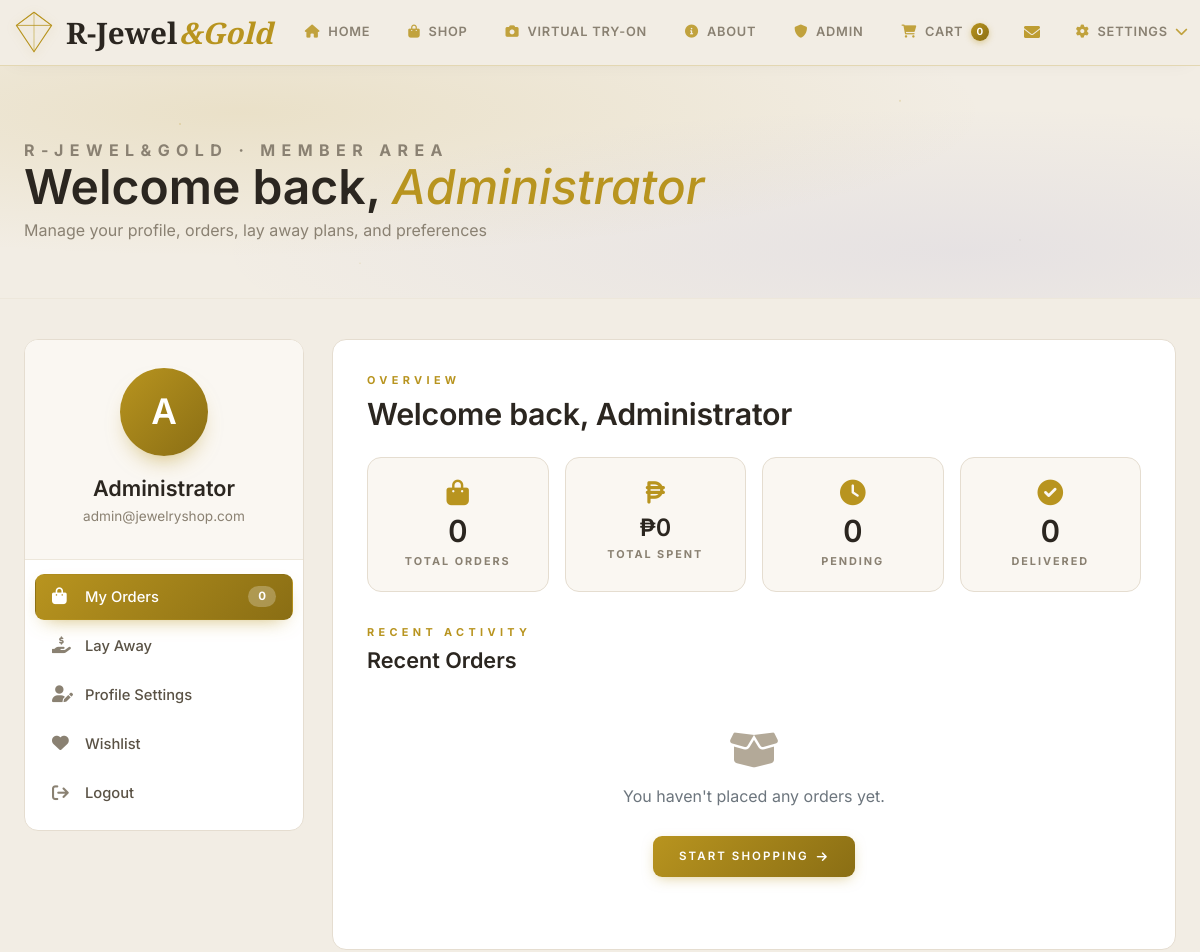
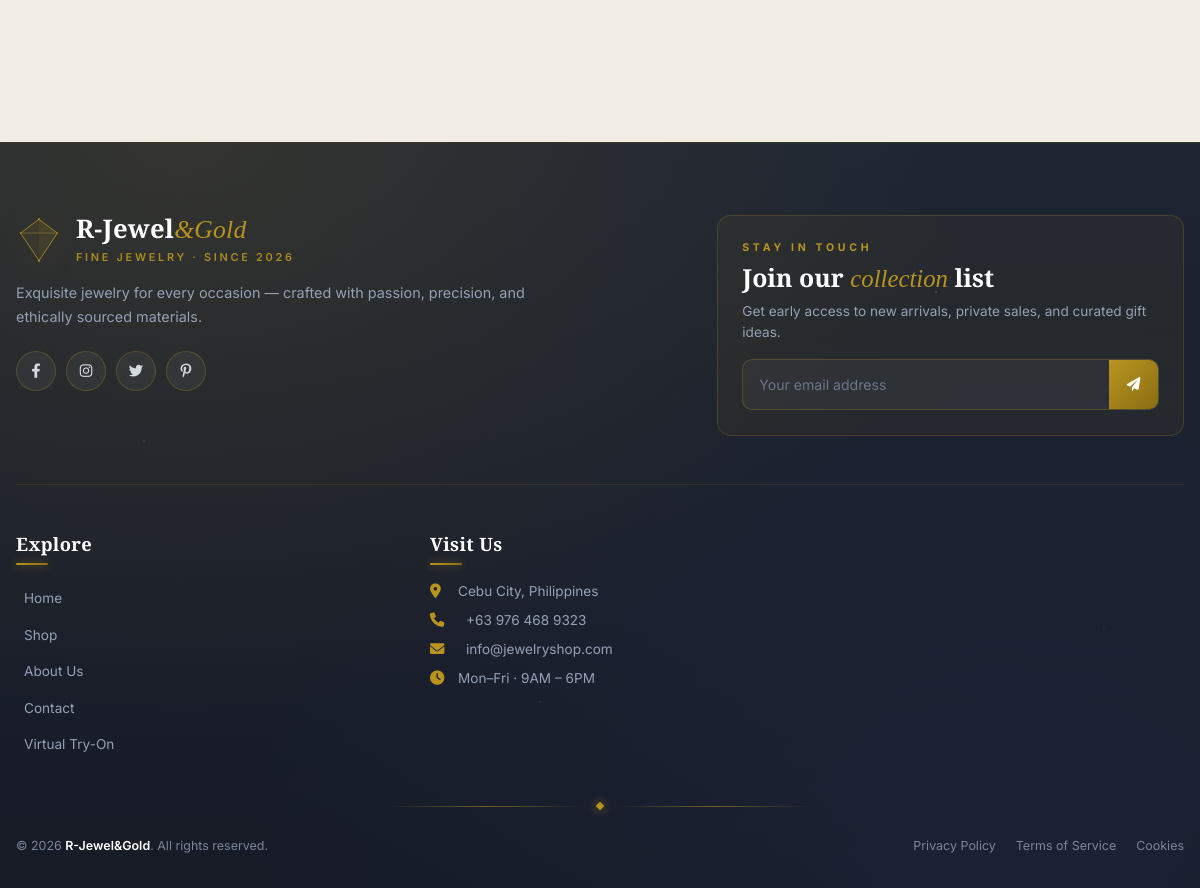
/jewelryshop/User/Account.php (signed in), run on the app's committed database (2 pictures, top to bottom).
### tables this page shows
CREATE TABLE `users` (
  `id` int(11) NOT NULL,
  `username` varchar(50) NOT NULL,
  `email` varchar(100) NOT NULL,
  `email_verified` tinyint(1) NOT NULL DEFAULT 0,
  `verification_token` varchar(64) DEFAULT NULL,
  `verification_expires` datetime DEFAULT NULL,
  `password` varchar(255) NOT NULL,
  `full_name` varchar(100) NOT NULL,
  `phone` varchar(20) DEFAULT NULL,
  `address` text DEFAULT NULL,
  `role` enum('admin','user') DEFAULT 'user',
  `created_at` timestamp NOT NULL DEFAULT current_timestamp(),
  `updated_at` timestamp NOT NULL DEFAULT current_timestamp() ON UPDATE current_timestamp(),
  `reset_token` varchar(64) DEFAULT NULL,
  `reset_expires` datetime DEFAULT NULL,
  `failed_logins` int(11) NOT NULL DEFAULT 0,
  `lockout_until` datetime DEFAULT NULL
);

### jewelryshop/Includes/Auth.php (called while the page is built, shortened)
<?php
class Auth {
    private $conn;
    public function __construct($db) {
        $this->conn = $db;
    }
    public function isLoggedIn() {
        return isset($_SESSION['user_id']);
    }
    public function getCurrentUser() {
        if($this->isLoggedIn()) {
            $query = "SELECT * FROM users WHERE id = :id";
            $stmt = $this->conn->prepare($query);
            $stmt->bindParam(':id', $_SESSION['user_id']);
            $stmt->execute();
            return $stmt->fetch(PDO::FETCH_ASSOC);
        }
        return null;
    }
}
?>

### jewelryshop/User/Account.php (the view, shortened to what this page needs)
<?php
require_once '../includes/auth.php';
$database = new Database();
$db = $database->getConnection();
$auth = new Auth($db);
$user = $auth->getCurrentUser();
$uid = (int)($_SESSION['user_id'] ?? 0);
function safe_query($db, $sql, $params = []) {
    try {
        $stmt = $db->prepare($sql);
        $stmt->execute($params);
        return $stmt->fetchAll(PDO::FETCH_ASSOC);
    } catch (Throwable $e) {
        return [];
    }
}
function safe_one($db, $sql, $params = []) {
    $rows = safe_query($db, $sql, $params);
    return $rows[0] ?? null;
}
function compact_money($amount) {
    $amount = (float)$amount;
    return '₱' . number_format($amount, 0);
}
$order_stats = safe_one($db, "
    SELECT
        COUNT(*) AS total_orders,
        SUM(CASE WHEN status='pending'    THEN 1 ELSE 0 END) AS pending_orders,
        SUM(CASE WHEN status='processing' THEN 1 ELSE 0 END) AS processing_orders,
        SUM(CASE WHEN status='shipped'    THEN 1 ELSE 0 END) AS shipped_orders,
        SUM(CASE WHEN status='delivered'  THEN 1 ELSE 0 END) AS delivered_orders,
        SUM(CASE WHEN status='cancelled'  THEN 1 ELSE 0 END) AS cancelled_orders,
        COALESCE(SUM(total_amount), 0) AS total_spent
    FROM orders WHERE user_id = :uid
", [':uid' => $uid]);
$order_stats = array_merge([
    'total_orders'      => 0,
    'pending_orders'    => 0,
    'processing_orders' => 0,
    'shipped_orders'    => 0,
    'delivered_orders'  => 0,
    'cancelled_orders'  => 0,
    'total_spent'       => 0,
], $order_stats);
$recent_orders = safe_query($db, "
    SELECT * FROM orders WHERE user_id = :uid
    ORDER BY created_at DESC LIMIT 5
", [':uid' => $uid]);
$total_spent = (float)($order_stats['total_spent'] ?? 0);
$user_full_name = $user['full_name'] ?? ($user['username'] ?? 'Member');
$user_email     = $user['email']     ?? '';
$user_initial   = strtoupper(substr(trim($user_full_name), 0, 1));
$user_first     = explode(' ', trim($user_full_name))[0] ?? $user_full_name;
?>
<?php include '../includes/header.php'; ?>
<section class="account-hero">
    <div class="welcome-section">
        <div class="welcome-text">
            <p class="welcome-eyebrow">R-Jewel&Gold · Member Area</p>
            <h1>Welcome back, <em><?php echo htmlspecialchars($user_first); ?></em></h1>
            <p>Manage your profile, orders, lay away plans, and preferences</p>
        </div>
    </div>
</section>
<div class="container-lux">
    <div class="dashboard-grid">
        <aside class="account-sidebar">
            <div class="user-profile">
                <div class="user-avatar"><?php echo htmlspecialchars($user_initial); ?></div>
                <div class="user-name"><?php echo htmlspecialchars($user_full_name); ?></div>
                <div class="user-email"><?php echo htmlspecialchars($user_email); ?></div>
            </div>
            <nav class="nav-menu">
                <div class="nav-item active" data-panel="orders">
                    <i class="fas fa-bag-shopping"></i><span>My Orders</span>
                    <span class="nav-badge"><?php echo (int)($order_stats['total_orders'] ?? 0); ?></span>
                </div>
                <div class="nav-item" data-panel="layaway">
                    <i class="fas fa-hand-holding-usd"></i><span>Lay Away</span>
                </div>
                <div class="nav-item" data-panel="profile">
                    <i class="fas fa-user-pen"></i><span>Profile Settings</span>
                </div>
                <div class="nav-item" data-panel="wishlist">
                    <i class="fas fa-heart"></i><span>Wishlist</span>
                </div>
                <a href="logout.php" class="nav-item">
                    <i class="fas fa-arrow-right-from-bracket"></i><span>Logout</span>
                </a>
            </nav>
        </aside>
        <main class="account-content">
            <div class="panel active" id="orders-panel">
                <p class="welcome-eyebrow">Overview</p>
                <h3 class="mb-4" style="margin-bottom:24px;">Welcome back, <?php echo htmlspecialchars($user_full_name); ?></h3>
                <div class="stats-grid">
                    <div class="stat-card">
                        <i class="fas fa-bag-shopping"></i>
                        <div class="stat-number"><?php echo (int)($order_stats['total_orders'] ?? 0); ?></div>
                        <div class="stat-label">Total Orders</div>
                    </div>
                    <div class="stat-card">
                        <i class="fas fa-peso-sign"></i>
                        <div class="stat-number stat-number-compact" title="₱<?php echo number_format($total_spent, 2); ?>">
                            <?php echo compact_money($total_spent); ?>
                        </div>
                        <div class="stat-label">Total Spent</div>
                    </div>
                    <div class="stat-card">
                        <i class="fas fa-clock"></i>
                        <div class="stat-number"><?php echo (int)($order_stats['pending_orders'] ?? 0); ?></div>
                        <div class="stat-label">Pending</div>
                    </div>
                    <div class="stat-card">
                        <i class="fas fa-circle-check"></i>
                        <div class="stat-number"><?php echo (int)($order_stats['delivered_orders'] ?? 0); ?></div>
                        <div class="stat-label">Delivered</div>
                    </div>
                </div>
                <p class="welcome-eyebrow">Recent Activity</p>
                <h4 style="margin-bottom:16px;">Recent Orders</h4>
                <?php if (empty($recent_orders)): ?>
                <div class="text-center" style="padding:40px 0;">
                    <i class="fas fa-box-open" style="font-size:2.5rem;color:var(--text-dim);margin-bottom:14px;display:block;"></i>
                    <p class="text-muted">You haven't placed any orders yet.</p>
                    <a href="shop.php" class="btn-lux btn-lux-gold" style="margin-top:12px;">
                        Start Shopping <i class="fas fa-arrow-right"></i>
                    </a>
                </div>
                <?php endif; ?>
            </div>
        </main>
    </div>
</div>
<?php include '../includes/footer.php'; ?>

### jewelryshop/Assets/Css/Style.css (style rules this page uses)
:root { --primary-color: #667eea; --secondary-color: #764ba2; --dark-color: #333; --light-color: #f4f4f4; --success-color: #28a745; --danger-color: #dc3545; --warning-color: #ffc107; }
* { margin: 0; padding: 0; box-sizing: border-box; }
body { font-family: 'Segoe UI', Tahoma, Geneva, Verdana, sans-serif; overflow-x: hidden; background-color: #f8f9fa; }

### data on the page
users: full_name "Administrator", full_name "A", email "admin@jewelryshop.com"

### other printed values
$order_stats['total_orders'] "0"
compact_money($total_spent) "₱0"
$order_stats['pending_orders'] "0"
$order_stats['delivered_orders'] "0"
